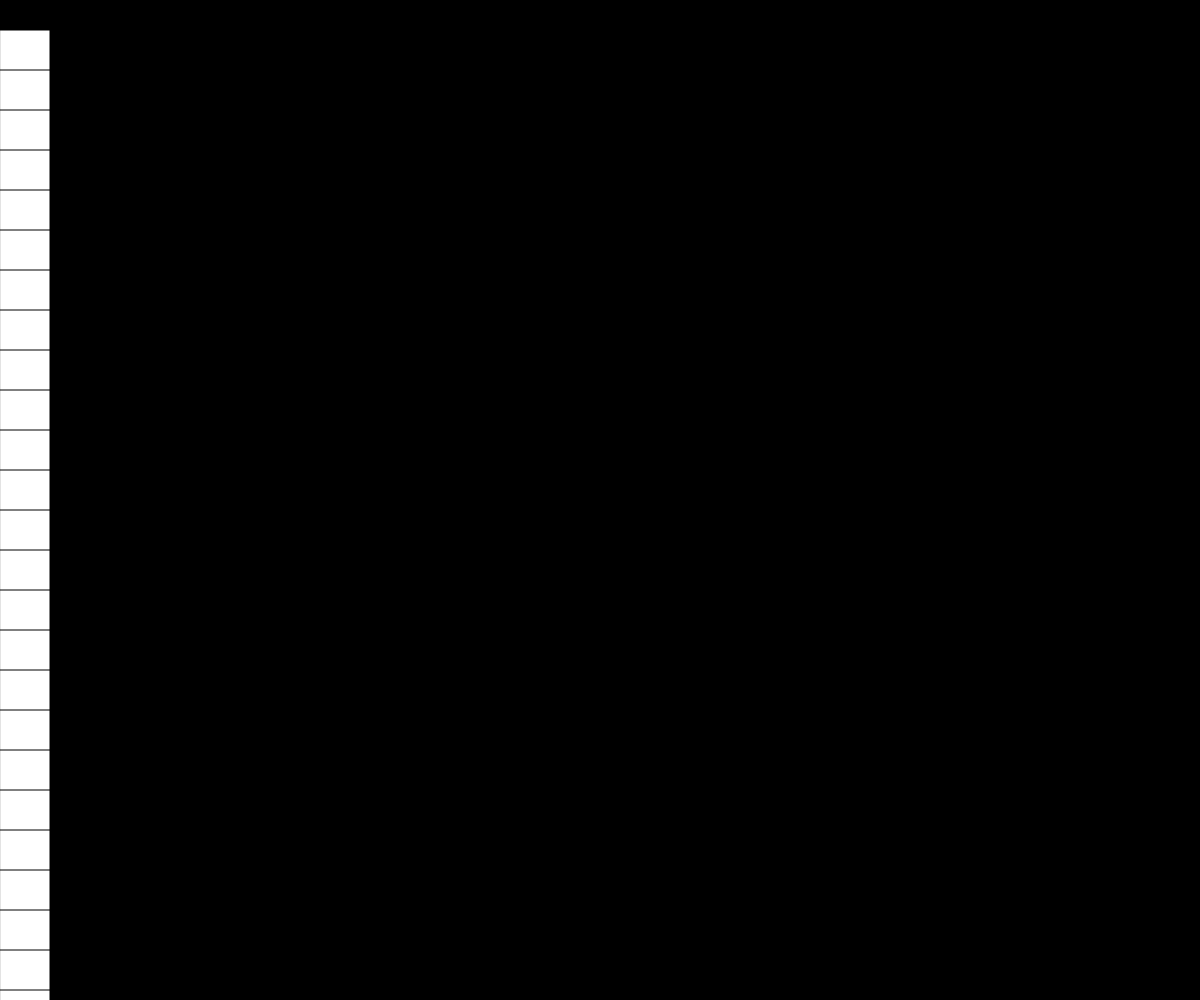
Frame 1 (no input)
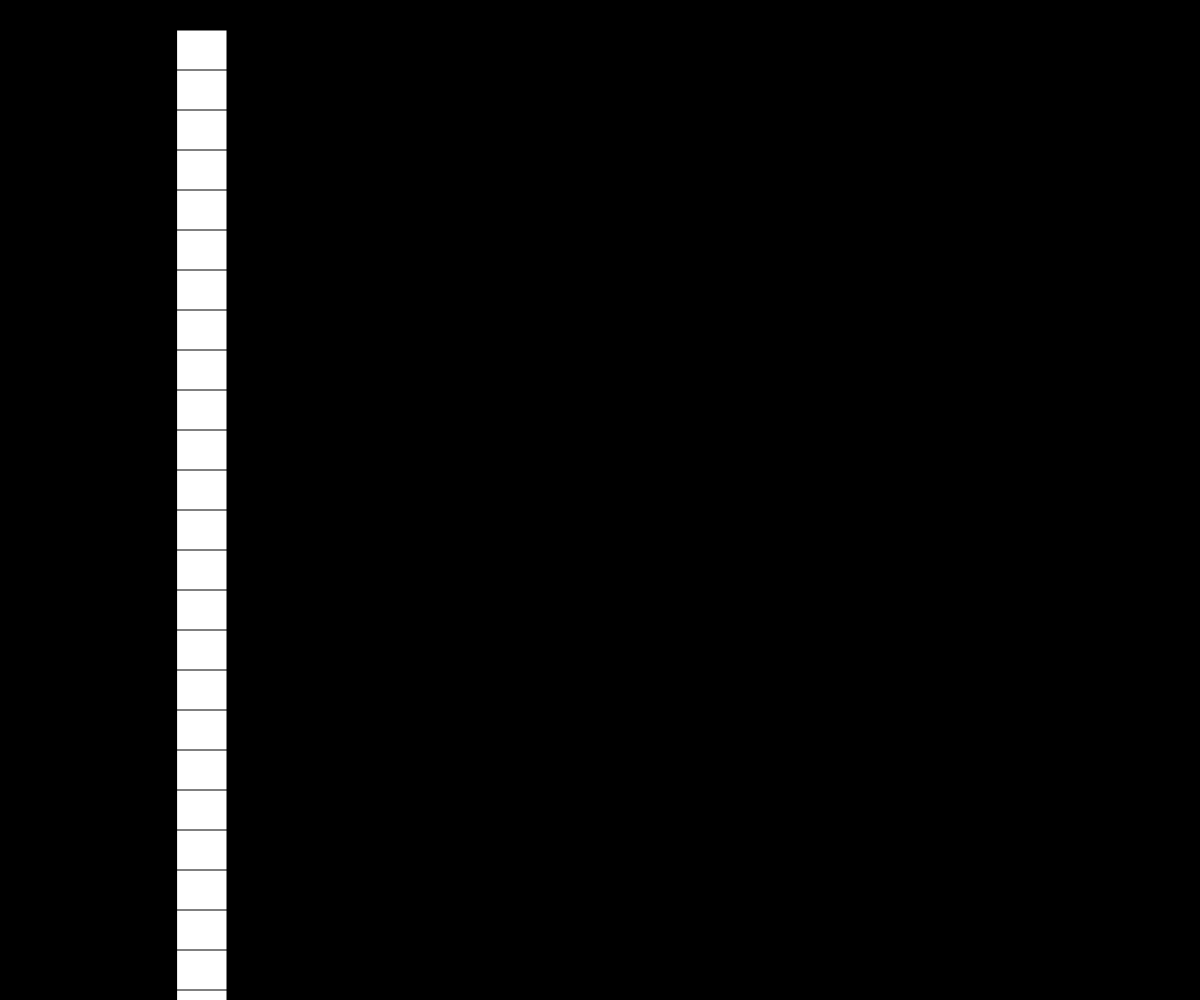
Frame 60 (no input)
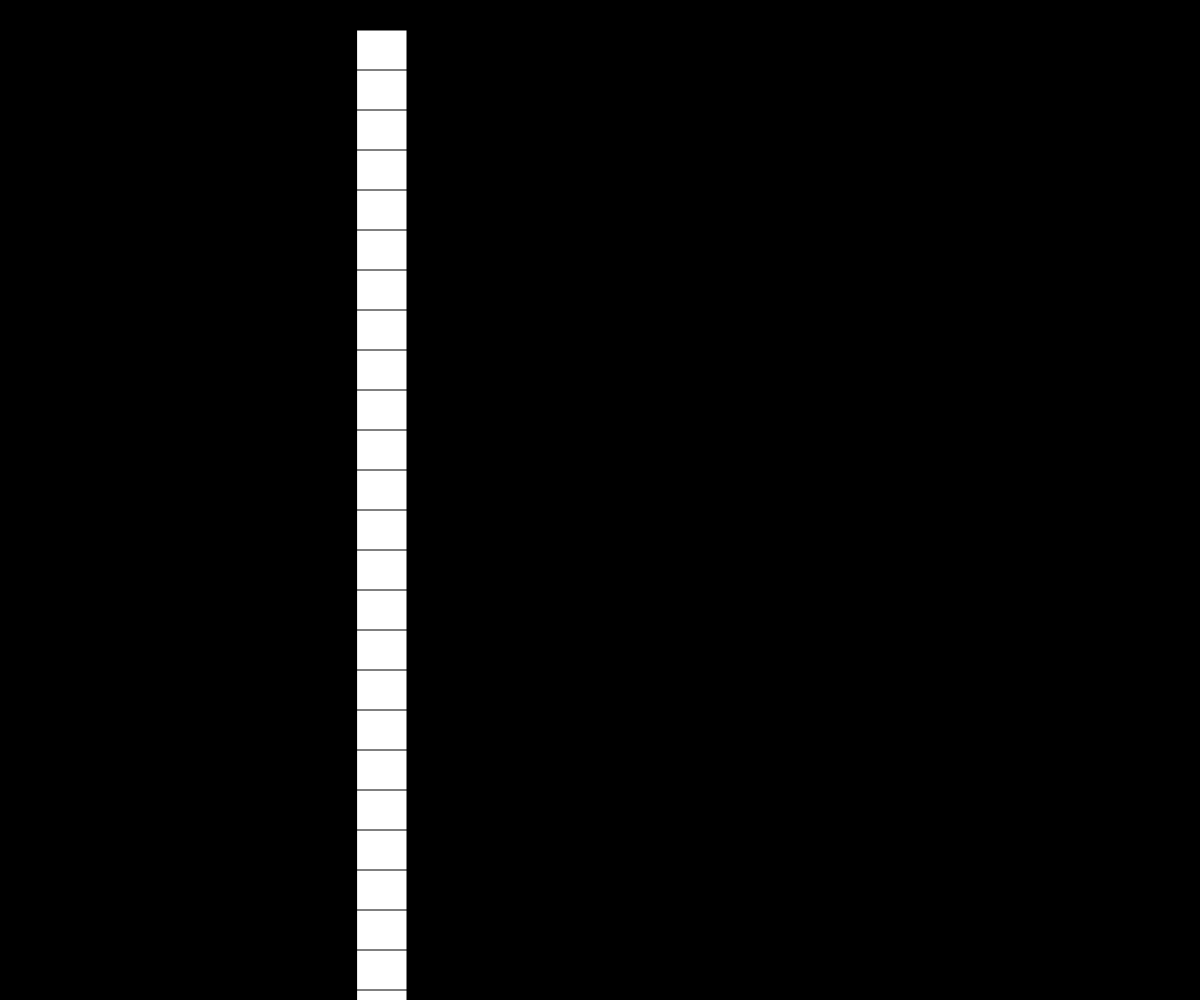
Frame 120 (the mouse pressed at the canvas centre since frame 60)

The p5.js sketch that drew these frames (run headless with seeded random() and noise() and a simulated clock; from frame 60 on, the mouse is pressed at the canvas centre):

// p5.js sketch
// ── sketch.js
var rectangle = {
	x: 0,
	y: 30,
	size: 50,
}

var speed = 3;
//var should already be hardcoded in global

function setup() {
	createCanvas(windowWidth, windowHeight);
}

function draw() {
	background(0);
	shapeRect();
}

function shapeRect() {
	for (var y = 0; y < windowWidth; y = y + 40) {
		rect(rectangle.x, rectangle.y + y, rectangle.size, rectangle.size);
	}

	if (rectangle.x > windowWidth) {
		speed = - 3;
	} else if (rectangle.x < 0) {
		speed = 3;
	}

	rectangle.x = rectangle.x + speed;

	console.log(rectangle.x, speed);
}
